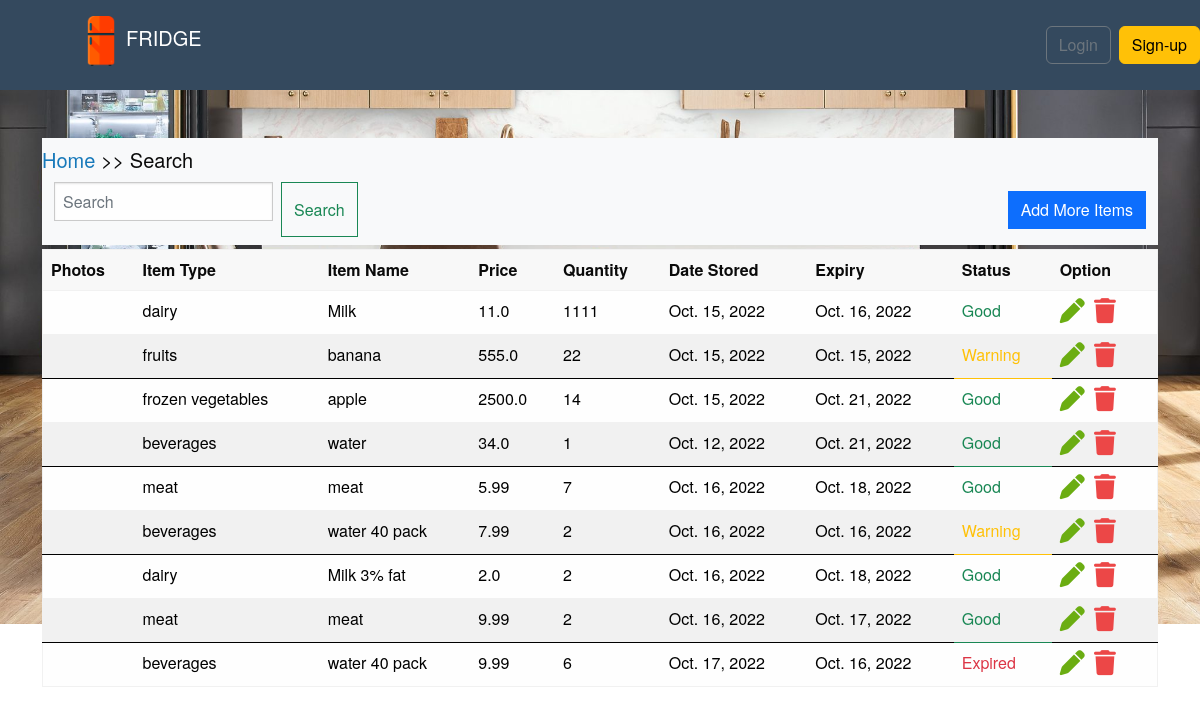
The app's page /search/ with its own data.
### app1/models.py (models this page shows, shortened)
class Item(models.Model):
    STATUS_CHOICES1 = (
        ('dairy', 'dairy'),
        ('beverages', 'beverages'),
        ('frozen vegetables', 'frozen vegetables'),
        ('meat', 'meat'),
        ('fruits', 'fruits'),
    )
    author = models.ForeignKey(Profile, on_delete=models.CASCADE)
    food_type = models.CharField(max_length=100, choices=STATUS_CHOICES1)
    food_title = models.CharField(max_length=120)
    photos = models.ImageField(upload_to='uploaded_images/')
    price = models.FloatField(default=0)
    quantity = models.PositiveIntegerField(null=False, default=0)
    valid_from = models.DateField(auto_now=False, auto_now_add=False)
    valid_to = models.DateField(auto_now=False, auto_now_add=False)
    timestamp = models.DateTimeField(auto_now_add=True)
    class Meta:
        verbose_name_plural = "Items"

### app1/views.py (the view, shortened to what this page needs)
# urls.py: path('search/', search, name='search'),
def search(request):
    items = Item.objects.order_by('-timestamp')
    if request.method == 'POST':
        form = ItemForm(request.POST, request.FILES)
        if form.is_valid():
            form.save()
            return redirect('item_list')
    else:
        form = ItemForm()
    qs = Item.objects.all()
    query = request.GET.get('q')
    context = {
        "item_obj": qs,
        'items': items,
        'form': form,
    }
    return render(request, 'search_results.html', context)

### app1/forms.py
class ItemForm(forms.ModelForm):
    class Meta:
        model = Item
        fields = ('food_type', 'food_title', 'photos', 'price', 'quantity', 'valid_from', 'valid_to')
    def __init__(self, *args, **kwargs):
        super(ItemForm, self).__init__(*args, **kwargs)
        self.fields['valid_from'].help_text = "Date Should Be like this -> yyyy-mm-dd --> 2022-10-09"

### templates/search_results.html (shortened to what this page needs)
{% extends 'base.html' %}
{% load crispy_forms_tags %}
{% block content %}
    <div class="container mt-5">
        <nav class="navbar navbar-light bg-light">
            <h5 class="page-header"><a href="{% url 'item_list' %}">Home</a> >> Search </h5>
            <div class="container-fluid">
                <form action="" method="GET" class="d-flex">
                    <input class="form-control me-2" type="search" name="q" value="{{ request.GET.q }}"
                           placeholder="Search" aria-label="Search">
                    <button class="btn btn-outline-success" value="Search" type="submit">Search</button>
                </form>
                <button type="button" class="btn btn-primary" data-bs-toggle="modal" data-bs-target="#exampleModal"
                        data-bs-whatever="@mdo">
                    Add More Items
                </button>
            </div>
        </nav>
    </div>
    <div class="container mt-1 res">
        <table class="table table-hover border table-responsive ">
            <thead>
            <tr>
                <th scope="col">Photos</th>
                <th scope="col">Item Type</th>
                <th scope="col">Item Name</th>
                <th scope="col">Price</th>
                <th scope="col">Quantity</th>
                <th scope="col">Date Stored</th>
                <th scope="col">Expiry</th>
                <th scope="col">Status</th>
                <th scope="col">Option</th>
            </tr>
            </thead>
            <tbody class="res">
            {% for item in item_obj %}
                <tr>
                    <td><img src="{{ item.photos.url }}" class="img" alt=""></td>
                    <td>{{ item.food_type }}</td>
                    <td>{{ item.food_title }} </td>
                    <td>{{ item.price }}</td>
                    <td>{{ item.quantity }}</td>
                    <td>{{ item.valid_from }}</td>
                    <td>{{ item.valid_to }}</td>
                    {% if item.valid_from < item.valid_to %}
                        <td class="text-success">Good</td>
                    {% elif item.valid_from <= item.valid_to %}
                        <td class="text-warning">Warning</td>
                    {% else %}
                        <td class="text-danger">Expired</td>
                    {% endif %}
                    <td>
                        <a href="{% url 'item_update' item.id %}"><i class="fa-solid fa-pen" style="color:#6BAD12;width: 30px; font-size:25px;"></i></a>
                        <a href="{% url 'item_delete' item.pk %}"><i class="fa-solid fa-trash" style="color:#EC4747;width: 30px; font-size:25px;"></i></a>
                    </td>
                    {% empty %}
                <tr>
                    <td colspan="12" class="text-center bg-warning">No data...!!!</td>
                </tr>
            {% endfor %}
            </tr>
            </tbody>
        </table>
    </div>
{% endblock %}

### static/css/style.css (style rules this page uses)
body { background-image: url('../images/Kitchen6.jpg'); background-position: center; background-size: cover; background-color: white; background-repeat: no-repeat; }
.res { height: 40px; color: black; }

### records on screen
Item: food_type "dairy", food_title "Milk", price "11.0", quantity "1111", valid_from "Oct. 15, 2022", valid_to "Oct. 16, 2022", shows "Good"
Item: food_type "fruits", food_title "banana", price "555.0", quantity "22", valid_from "Oct. 15, 2022", valid_to "Oct. 15, 2022", shows "Warning"
Item: food_type "frozen vegetables", food_title "apple", price "2500.0", quantity "14", valid_from "Oct. 15, 2022", valid_to "Oct. 21, 2022", shows "Good"
Item: food_type "beverages", food_title "water", price "34.0", quantity "1", valid_from "Oct. 12, 2022", valid_to "Oct. 21, 2022", shows "Good"
Item: food_type "meat", food_title "meat", price "5.99", quantity "7", valid_from "Oct. 16, 2022", valid_to "Oct. 18, 2022", shows "Good"
Item: food_type "beverages", food_title "water 40 pack", price "7.99", quantity "2", valid_from "Oct. 16, 2022", valid_to "Oct. 16, 2022", shows "Warning"
Item: food_type "dairy", food_title "Milk 3% fat", price "2.0", quantity "2", valid_from "Oct. 16, 2022", valid_to "Oct. 18, 2022", shows "Good"
Item: food_type "meat", food_title "meat", price "9.99", quantity "2", valid_from "Oct. 16, 2022", valid_to "Oct. 17, 2022", shows "Good"
Item: food_type "beverages", food_title "water 40 pack", price "9.99", quantity "6", valid_from "Oct. 17, 2022", valid_to "Oct. 16, 2022", shows "Expired"
